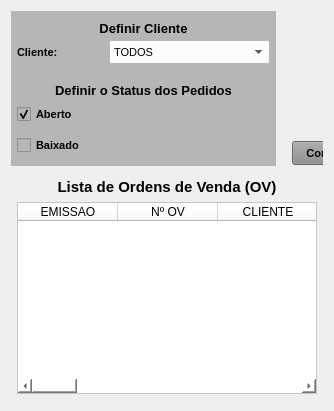
      <widget class="QWidget" name="tab_5">
       <attribute name="title">
        <string>Ordem de Venda (OV)</string>
       </attribute>
       <layout class="QVBoxLayout" name="verticalLayout_7">
        <item>
         <widget class="QWidget" name="widget_6" native="true">
          <layout class="QVBoxLayout" name="verticalLayout_5">
           <property name="spacing">
            <number>6</number>
           </property>
           <property name="leftMargin">
            <number>0</number>
           </property>
           <property name="topMargin">
            <number>0</number>
           </property>
           <property name="rightMargin">
            <number>0</number>
           </property>
           <property name="bottomMargin">
            <number>0</number>
           </property>
           <item>
            <widget class="QWidget" name="widget_7" native="true">
             <property name="maximumSize">
              <size>
               <width>16777215</width>
               <height>160</height>
              </size>
             </property>
             <layout class="QHBoxLayout" name="horizontalLayout_7">
              <property name="leftMargin">
               <number>0</number>
              </property>
              <property name="topMargin">
               <number>0</number>
              </property>
              <property name="rightMargin">
               <number>0</number>
              </property>
              <property name="bottomMargin">
               <number>0</number>
              </property>
              <item>
               <widget class="QWidget" name="widget_Cor3" native="true">
                <property name="sizePolicy">
                 <sizepolicy hsizetype="Preferred" vsizetype="Preferred">
                  <horstretch>0</horstretch>
                  <verstretch>0</verstretch>
                 </sizepolicy>
                </property>
                <property name="minimumSize">
                 <size>
                  <width>0</width>
                  <height>0</height>
                 </size>
                </property>
                <property name="maximumSize">
                 <size>
                  <width>350</width>
                  <height>16777215</height>
                 </size>
                </property>
                <property name="styleSheet">
                 <string notr="true">background-color: rgb(182, 182, 182);</string>
                </property>
                <layout class="QVBoxLayout" name="verticalLayout_9">
                 <property name="spacing">
                  <number>1</number>
                 </property>
                 <property name="leftMargin">
                  <number>1</number>
                 </property>
                 <property name="topMargin">
                  <number>10</number>
                 </property>
                 <property name="rightMargin">
                  <number>1</number>
                 </property>
                 <property name="bottomMargin">
                  <number>6</number>
                 </property>
                 <item>
                  <widget class="QLabel" name="label_56">
                   <property name="minimumSize">
                    <size>
                     <width>0</width>
                     <height>0</height>
                    </size>
                   </property>
                   <property name="maximumSize">
                    <size>
                     <width>16777215</width>
                     <height>25</height>
                    </size>
                   </property>
                   <property name="font">
                    <font>
                     <pointsize>10</pointsize>
                     <weight>75</weight>
                     <bold>true</bold>
                    </font>
                   </property>
                   <property name="text">
                    <string>Definir Cliente</string>
                   </property>
                   <property name="alignment">
                    <set>Qt::AlignCenter</set>
                   </property>
                  </widget>
                 </item>
                 <item>
                  <widget class="QWidget" name="widget_32" native="true">
                   <property name="minimumSize">
                    <size>
                     <width>0</width>
                     <height>30</height>
                    </size>
                   </property>
                   <property name="maximumSize">
                    <size>
                     <width>16777215</width>
                     <height>30</height>
                    </size>
                   </property>
                   <property name="styleSheet">
                    <string notr="true"/>
                   </property>
                   <layout class="QHBoxLayout" name="horizontalLayout_28">
                    <property name="spacing">
                     <number>5</number>
                    </property>
                    <property name="leftMargin">
                     <number>5</number>
                    </property>
                    <property name="topMargin">
                     <number>3</number>
                    </property>
                    <property name="rightMargin">
                     <number>5</number>
                    </property>
                    <property name="bottomMargin">
                     <number>3</number>
                    </property>
                    <item>
                     <widget class="QLabel" name="label_59">
                      <property name="minimumSize">
                       <size>
                        <width>75</width>
                        <height>0</height>
                       </size>
                      </property>
                      <property name="maximumSize">
                       <size>
                        <width>75</width>
                        <height>16777215</height>
                       </size>
                      </property>
                      <property name="font">
                       <font>
                        <pointsize>8</pointsize>
                        <weight>75</weight>
                        <bold>true</bold>
                       </font>
                      </property>
                      <property name="text">
                       <string>Cliente:</string>
                      </property>
                      <property name="alignment">
                       <set>Qt::AlignLeading|Qt::AlignLeft|Qt::AlignVCenter</set>
                      </property>
                     </widget>
                    </item>
                    <item>
                     <widget class="QLabel" name="label_6">
                      <property name="text">
                       <string/>
                      </property>
                     </widget>
                    </item>
                    <item>
                     <widget class="QComboBox" name="combo_Cliente_OV">
                      <property name="sizePolicy">
                       <sizepolicy hsizetype="Preferred" vsizetype="Preferred">
                        <horstretch>0</horstretch>
                        <verstretch>0</verstretch>
                       </sizepolicy>
                      </property>
                      <property name="minimumSize">
                       <size>
                        <width>0</width>
                        <height>0</height>
                       </size>
                      </property>
                      <property name="maximumSize">
                       <size>
                        <width>200</width>
                        <height>16777215</height>
                       </size>
                      </property>
                      <property name="font">
                       <font>
                        <pointsize>8</pointsize>
                       </font>
                      </property>
                      <property name="styleSheet">
                       <string notr="true">background-color: rgb(255, 255, 255);</string>
                      </property>
                      <item>
                       <property name="text">
                        <string>TODOS</string>
                       </property>
                      </item>
                      <item>
                       <property name="text">
                        <string>103 - HOMEBAG</string>
                       </property>
                      </item>
                      <item>
                       <property name="text">
                        <string>2 - KOBA</string>
                       </property>
                      </item>
                      <item>
                       <property name="text">
                        <string>6 - PACIFIL</string>
                       </property>
                      </item>
                      <item>
                       <property name="text">
                        <string>5 - PLASTICOS ARACAJU</string>
                       </property>
                      </item>
                      <item>
                       <property name="text">
                        <string>4 - PLASTICOS SUZUKI</string>
                       </property>
                      </item>
                      <item>
                       <property name="text">
                        <string>8 - RECICLADORA</string>
                       </property>
                      </item>
                      <item>
                       <property name="text">
                        <string>86 - TASHIRO &amp; TAKATA</string>
                       </property>
                      </item>
                      <item>
                       <property name="text">
                        <string>3 - VOTI</string>
                       </property>
                      </item>
                     </widget>
                    </item>
                   </layout>
                  </widget>
                 </item>
                 <item>
                  <widget class="QLabel" name="label_57">
                   <property name="minimumSize">
                    <size>
                     <width>0</width>
                     <height>30</height>
                    </size>
                   </property>
                   <property name="maximumSize">
                    <size>
                     <width>16777215</width>
                     <height>30</height>
                    </size>
                   </property>
                   <property name="font">
                    <font>
                     <pointsize>10</pointsize>
                     <weight>75</weight>
                     <bold>true</bold>
                    </font>
                   </property>
                   <property name="text">
                    <string>Definir o Status dos Pedidos</string>
                   </property>
                   <property name="alignment">
                    <set>Qt::AlignBottom|Qt::AlignHCenter</set>
                   </property>
                  </widget>
                 </item>
                 <item>
                  <widget class="QWidget" name="widget_41" native="true">
                   <property name="minimumSize">
                    <size>
                     <width>0</width>
                     <height>30</height>
                    </size>
                   </property>
                   <property name="maximumSize">
                    <size>
                     <width>16777215</width>
                     <height>30</height>
                    </size>
                   </property>
                   <property name="styleSheet">
                    <string notr="true"/>
                   </property>
                   <layout class="QHBoxLayout" name="horizontalLayout_34">
                    <property name="spacing">
                     <number>5</number>
                    </property>
                    <property name="leftMargin">
                     <number>5</number>
                    </property>
                    <property name="topMargin">
                     <number>3</number>
                    </property>
                    <property name="rightMargin">
                     <number>5</number>
                    </property>
                    <property name="bottomMargin">
                     <number>3</number>
                    </property>
                    <item>
                     <widget class="QCheckBox" name="check_Aberto_OV">
                      <property name="sizePolicy">
                       <sizepolicy hsizetype="Preferred" vsizetype="Preferred">
                        <horstretch>0</horstretch>
                        <verstretch>0</verstretch>
                       </sizepolicy>
                      </property>
                      <property name="font">
                       <font>
                        <pointsize>8</pointsize>
                        <weight>75</weight>
                        <bold>true</bold>
                       </font>
                      </property>
                      <property name="text">
                       <string>Aberto</string>
                      </property>
                      <property name="checked">
                       <bool>true</bool>
                      </property>
                     </widget>
                    </item>
                    <item>
                     <widget class="QLabel" name="label_3">
                      <property name="text">
                       <string/>
                      </property>
                     </widget>
                    </item>
                   </layout>
                  </widget>
                 </item>
                 <item>
                  <widget class="QWidget" name="widget_35" native="true">
                   <property name="minimumSize">
                    <size>
                     <width>0</width>
                     <height>30</height>
                    </size>
                   </property>
                   <property name="maximumSize">
                    <size>
                     <width>16777215</width>
                     <height>30</height>
                    </size>
                   </property>
                   <property name="styleSheet">
                    <string notr="true"/>
                   </property>
                   <layout class="QHBoxLayout" name="horizontalLayout_31">
                    <property name="spacing">
                     <number>5</number>
                    </property>
                    <property name="leftMargin">
                     <number>5</number>
                    </property>
                    <property name="topMargin">
                     <number>3</number>
                    </property>
                    <property name="rightMargin">
                     <number>5</number>
                    </property>
                    <property name="bottomMargin">
                     <number>3</number>
                    </property>
                    <item>
                     <widget class="QCheckBox" name="check_Baixado_OV">
                      <property name="sizePolicy">
                       <sizepolicy hsizetype="Preferred" vsizetype="Preferred">
                        <horstretch>0</horstretch>
                        <verstretch>0</verstretch>
                       </sizepolicy>
                      </property>
                      <property name="font">
                       <font>
                        <pointsize>8</pointsize>
                        <weight>75</weight>
                        <bold>true</bold>
                       </font>
                      </property>
                      <property name="text">
                       <string>Baixado</string>
                      </property>
                     </widget>
                    </item>
                    <item>
                     <widget class="QLabel" name="label_9">
                      <property name="text">
                       <string/>
                      </property>
                     </widget>
                    </item>
                   </layout>
                  </widget>
                 </item>
                </layout>
               </widget>
              </item>
              <item>
               <widget class="QWidget" name="widget_8" native="true">
                <widget class="QPushButton" name="btn_Consultar_OV">
                 <property name="geometry">
                  <rect>
                   <x>10</x>
                   <y>130</y>
                   <width>80</width>
                   <height>24</height>
                  </rect>
                 </property>
                 <property name="sizePolicy">
                  <sizepolicy hsizetype="Fixed" vsizetype="Preferred">
                   <horstretch>0</horstretch>
                   <verstretch>0</verstretch>
                  </sizepolicy>
                 </property>
                 <property name="maximumSize">
                  <size>
                   <width>80</width>
                   <height>16777215</height>
                  </size>
                 </property>
                 <property name="font">
                  <font>
                   <pointsize>8</pointsize>
                   <weight>75</weight>
                   <bold>true</bold>
                  </font>
                 </property>
                 <property name="cursor">
                  <cursorShape>PointingHandCursor</cursorShape>
                 </property>
                 <property name="styleSheet">
                  <string notr="true">background-color: rgb(141, 141, 141);</string>
                 </property>
                 <property name="text">
                  <string>Consultar</string>
                 </property>
                </widget>
               </widget>
              </item>
             </layout>
            </widget>
           </item>
           <item>
            <widget class="QWidget" name="widget_Cor4" native="true">
             <property name="styleSheet">
              <string notr="true"/>
             </property>
             <layout class="QVBoxLayout" name="verticalLayout_6">
              <property name="leftMargin">
               <number>6</number>
              </property>
              <property name="topMargin">
               <number>6</number>
              </property>
              <property name="rightMargin">
               <number>6</number>
              </property>
              <property name="bottomMargin">
               <number>6</number>
              </property>
              <item>
               <widget class="QLabel" name="label_15">
                <property name="sizePolicy">
                 <sizepolicy hsizetype="Minimum" vsizetype="Preferred">
                  <horstretch>0</horstretch>
                  <verstretch>0</verstretch>
                 </sizepolicy>
                </property>
                <property name="minimumSize">
                 <size>
                  <width>300</width>
                  <height>0</height>
                 </size>
                </property>
                <property name="maximumSize">
                 <size>
                  <width>16777215</width>
                  <height>25</height>
                 </size>
                </property>
                <property name="font">
                 <font>
                  <pointsize>11</pointsize>
                  <weight>75</weight>
                  <bold>true</bold>
                 </font>
                </property>
                <property name="text">
                 <string>Lista de Ordens de Venda (OV)</string>
                </property>
                <property name="alignment">
                 <set>Qt::AlignCenter</set>
                </property>
               </widget>
              </item>
              <item>
               <widget class="QTableWidget" name="table_OV">
                <property name="sizePolicy">
                 <sizepolicy hsizetype="Preferred" vsizetype="Preferred">
                  <horstretch>0</horstretch>
                  <verstretch>0</verstretch>
                 </sizepolicy>
                </property>
                <property name="font">
                 <font>
                  <pointsize>9</pointsize>
                 </font>
                </property>
                <property name="styleSheet">
                 <string notr="true">background-color: rgb(255, 255, 255);</string>
                </property>
                <column>
                 <property name="text">
                  <string>EMISSAO</string>
                 </property>
                </column>
                <column>
                 <property name="text">
                  <string>Nº OV</string>
                 </property>
                </column>
                <column>
                 <property name="text">
                  <string>CLIENTE</string>
                 </property>
                </column>
                <column>
                 <property name="text">
                  <string>CÓDIGO</string>
                 </property>
                </column>
                <column>
                 <property name="text">
                  <string>DESCRIÇÃO</string>
                 </property>
                </column>
                <column>
                 <property name="text">
                  <string>REFERÊNCIA</string>
                 </property>
                </column>
                <column>
                 <property name="text">
                  <string>UM</string>
                 </property>
                </column>
                <column>
                 <property name="text">
                  <string>QTDE TOTAL</string>
                 </property>
                </column>
                <column>
                 <property name="text">
                  <string>QTDE ENTR.</string>
                 </property>
                </column>
                <column>
                 <property name="text">
                  <string>Nº PI</string>
                 </property>
                </column>
                <column>
                 <property name="text">
                  <string>NUM_REQ</string>
                 </property>
                </column>
                <column>
                 <property name="text">
                  <string>OBS</string>
                 </property>
                </column>
               </widget>
              </item>
             </layout>
            </widget>
           </item>
          </layout>
         </widget>
        </item>
       </layout>
      </widget>
